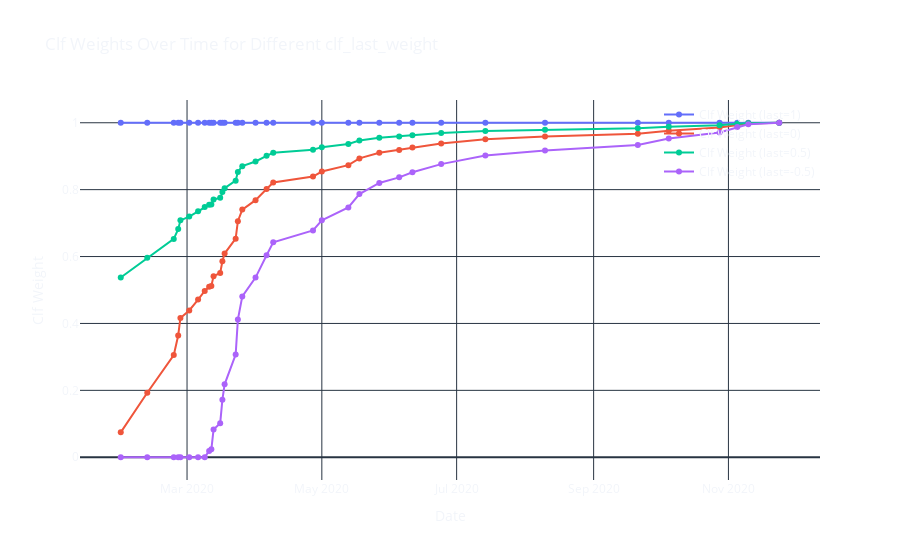

The notebook cell saved with this chart:
### Markdown cell above
## Calculate Time Decay

### Code cell
# Calculate clf_weight
clf_weight = calculate_time_decay(abs_weight, clf_last_weight=0.005)
clf_weight.head()

# Write clf_weight to a new sheet in the Excel file
with pd.ExcelWriter(excel_file_path, engine='openpyxl', mode='a') as writer:
    clf_weight.to_excel(writer, sheet_name='Clf_Weight')

#plot
# Different clf_last_weight values
clf_last_weights = [1, 0, 0.5, -0.5]

# Plot the clf_weight for different clf_last_weight values
fig = go.Figure()

for weight in clf_last_weights:
    clf_weight = calculate_time_decay(abs_weight, clf_last_weight=weight)
    fig.add_trace(go.Scatter(x=clf_weight.index, y=clf_weight.values, mode='lines+markers', name=f'Clf Weight (last={weight})'))

# Apply custom layout
update_figure_layout(fig, "Clf Weights Over Time for Different clf_last_weight", "Date", "Clf Weight")

fig.show()
